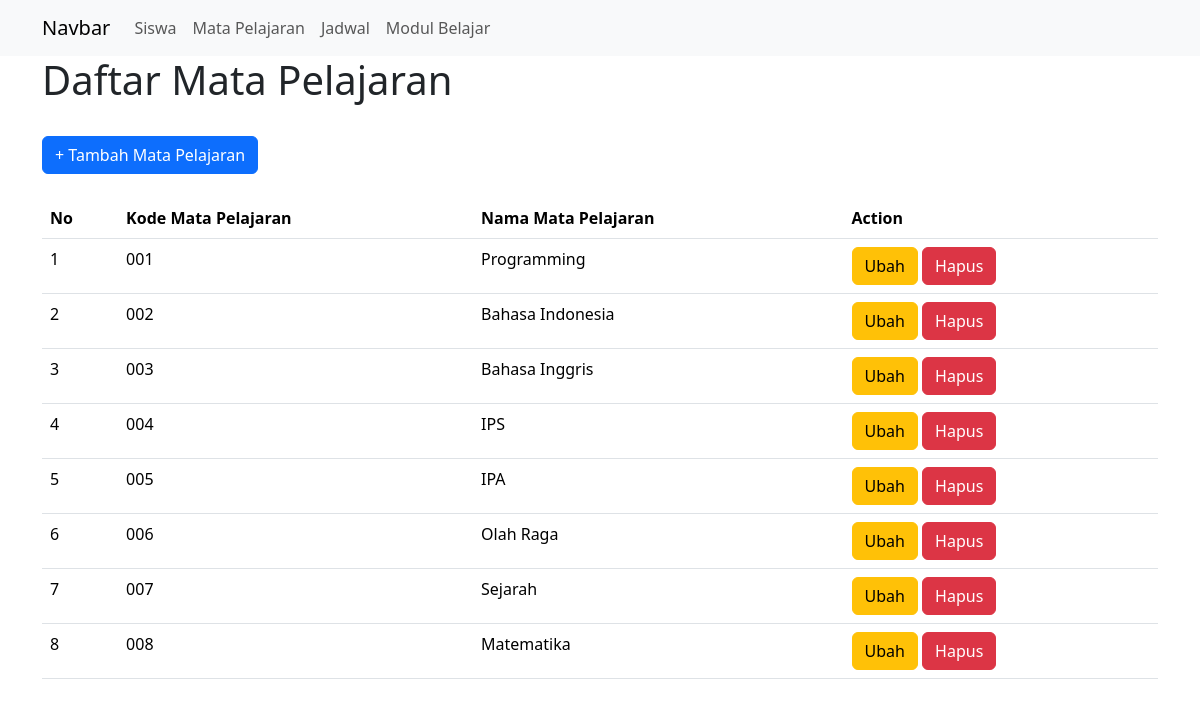
Screenshot of /siswa/mata_pelajaran.php with the database file from the repository.
### tables this page shows
CREATE TABLE mata_pelajaran (
    id INT (32) unsigned PRIMARY KEY AUTO_INCREMENT,
    kode_mata_pelajaran VARCHAR (255) UNIQUE,
    nama_mata_pelajaran VARCHAR (255)
);

### siswa/mata_pelajaran.php (the view, shortened to what this page needs)
<?php
include 'partial/header.php';
include 'system/koneksi.php';
$mataPelajaran = mysqli_query($koneksi,"SELECT * FROM mata_pelajaran");
?>
<div class="container">
    <h1>Daftar Mata Pelajaran</h1>
    <br>
    <a href="tambah_mata_pelajaran.php" class="btn btn-primary">+ Tambah Mata Pelajaran</a>
    <br><br>
    <table class="table">
        <thead>
            <tr>
                <th>No</th>
                <th>Kode Mata Pelajaran</th>
                <th>Nama Mata Pelajaran</th>
                <th>Action</th>
            </tr>
        </thead>
        <tbody>
            <?php
            $i=1;
            while ($row = mysqli_fetch_assoc($mataPelajaran)) { ?>
            <tr>
                <td><?= $i ?></td>
                <td><?= $row['kode_mata_pelajaran'] ?></td>
                <td><?= $row['nama_mata_pelajaran'] ?></td>
                <td>
                    <a class = "btn btn-warning" href="ubah_mata_pelajaran.php?id=<?= $row['id'] ?>">Ubah</a>
                    <button type="button" class = "btn btn-danger" onclick="hapusMapel('<?= $row['id'] ?>')">Hapus</a>
                </td>
            </tr>
            <?php $i++; } ?>
        </tbody>
    </table>
</div>
<?php include 'partial/footer.php'; ?>

### siswa/partial/header.php (shortened to what this page needs)
<!DOCTYPE html>
<html lang="en">
<head>
    <link rel="stylesheet" href="https://cdn.jsdelivr.net/npm/bootstrap@5.3.8/dist/css/bootstrap.min.css">
</head>
<body>
    <nav class="navbar navbar-expand-lg bg-body-tertiary">
        <div class="container">
            <a class="navbar-brand" href="#">Navbar</a>
            <div class="collapse navbar-collapse" id="navbarSupportedContent">
            <ul class="navbar-nav me-auto mb-2 mb-lg-0">
                <li class="nav-item">
                    <a class="nav-link" aria-current="page" href="siswa.php">Siswa</a>
                </li>
                <li class="nav-item">
                    <a class="nav-link" aria-current="page" href="mata_pelajaran.php">Mata Pelajaran</a>
                </li>
                <li class="nav-item">
                    <a class="nav-link" aria-current="page" href="jadwal.php">Jadwal</a>
                </li>
                <li class="nav-item">
                    <a class="nav-link" aria-current="page" href="modul.php">Modul Belajar</a>
                </li>
            </ul>
            </div>
        </div>
    </nav>

### siswa/partial/footer.php (shortened to what this page needs)
</body>
</html>

### rows the page displays
mata_pelajaran: kode_mata_pelajaran "001", nama_mata_pelajaran "Programming"
mata_pelajaran: kode_mata_pelajaran "002", nama_mata_pelajaran "Bahasa Indonesia"
mata_pelajaran: kode_mata_pelajaran "003", nama_mata_pelajaran "Bahasa Inggris"
mata_pelajaran: kode_mata_pelajaran "004", nama_mata_pelajaran "IPS"
mata_pelajaran: kode_mata_pelajaran "005", nama_mata_pelajaran "IPA"
mata_pelajaran: kode_mata_pelajaran "006", nama_mata_pelajaran "Olah Raga"
mata_pelajaran: kode_mata_pelajaran "007", nama_mata_pelajaran "Sejarah"
mata_pelajaran: kode_mata_pelajaran "008", nama_mata_pelajaran "Matematika"
